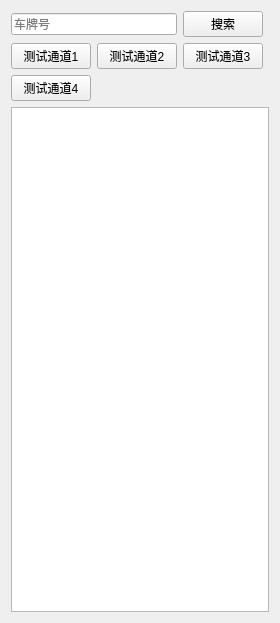
<?xml version="1.0" encoding="UTF-8"?>
<ui version="4.0">
 <class>CarSidebar</class>
 <widget class="QWidget" name="CarSidebar">
  <property name="geometry">
   <rect>
    <x>0</x>
    <y>0</y>
    <width>276</width>
    <height>623</height>
   </rect>
  </property>
  <property name="windowTitle">
   <string>Form</string>
  </property>
  <layout class="QGridLayout" name="gridLayout">
   <item row="1" column="0">
    <widget class="QPushButton" name="pushButton_test_1">
     <property name="text">
      <string>测试通道1</string>
     </property>
    </widget>
   </item>
   <item row="3" column="0" colspan="4">
    <widget class="QTreeWidget" name="treeWidget_car">
     <property name="sizeAdjustPolicy">
      <enum>QAbstractScrollArea::AdjustIgnored</enum>
     </property>
     <property name="sortingEnabled">
      <bool>true</bool>
     </property>
     <property name="headerHidden">
      <bool>true</bool>
     </property>
     <attribute name="headerCascadingSectionResizes">
      <bool>false</bool>
     </attribute>
     <column>
      <property name="text">
       <string notr="true">1</string>
      </property>
     </column>
    </widget>
   </item>
   <item row="1" column="1">
    <widget class="QPushButton" name="pushButton_test_2">
     <property name="text">
      <string>测试通道2</string>
     </property>
    </widget>
   </item>
   <item row="0" column="2">
    <widget class="QPushButton" name="pushButton_search">
     <property name="text">
      <string>搜索</string>
     </property>
    </widget>
   </item>
   <item row="1" column="2">
    <widget class="QPushButton" name="pushButton_test_3">
     <property name="text">
      <string>测试通道3</string>
     </property>
    </widget>
   </item>
   <item row="0" column="0" colspan="2">
    <widget class="QLineEdit" name="lineEdit_search_input">
     <property name="placeholderText">
      <string>车牌号</string>
     </property>
    </widget>
   </item>
   <item row="2" column="0">
    <widget class="QPushButton" name="pushButton_test_4">
     <property name="text">
      <string>测试通道4</string>
     </property>
    </widget>
   </item>
  </layout>
 </widget>
 <resources/>
 <connections/>
</ui>
